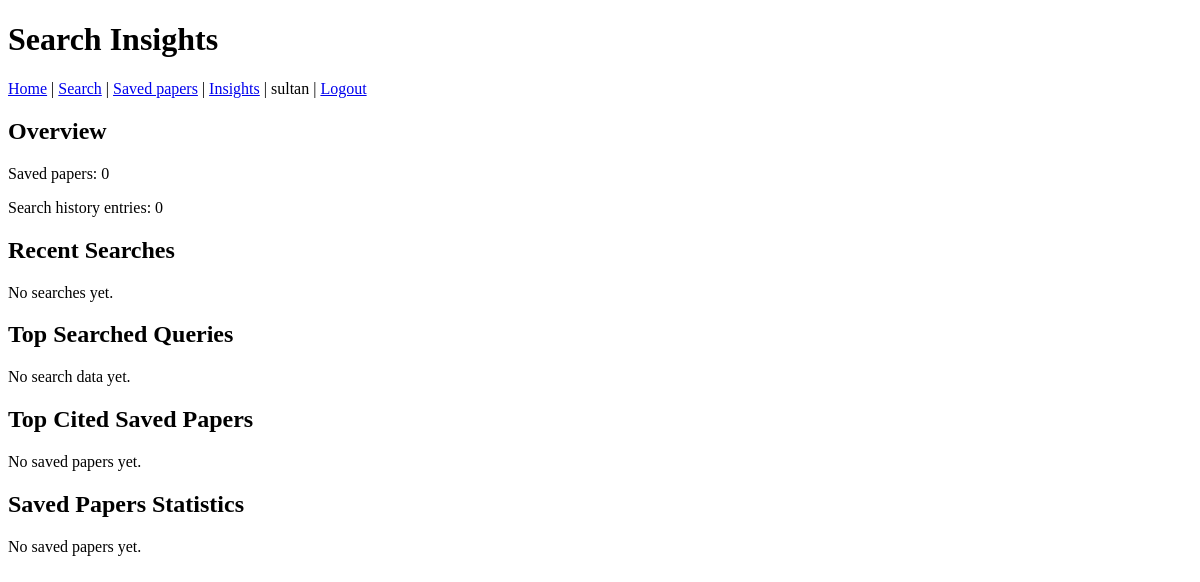
The page /insights/ (signed in) on the database as committed earlier.
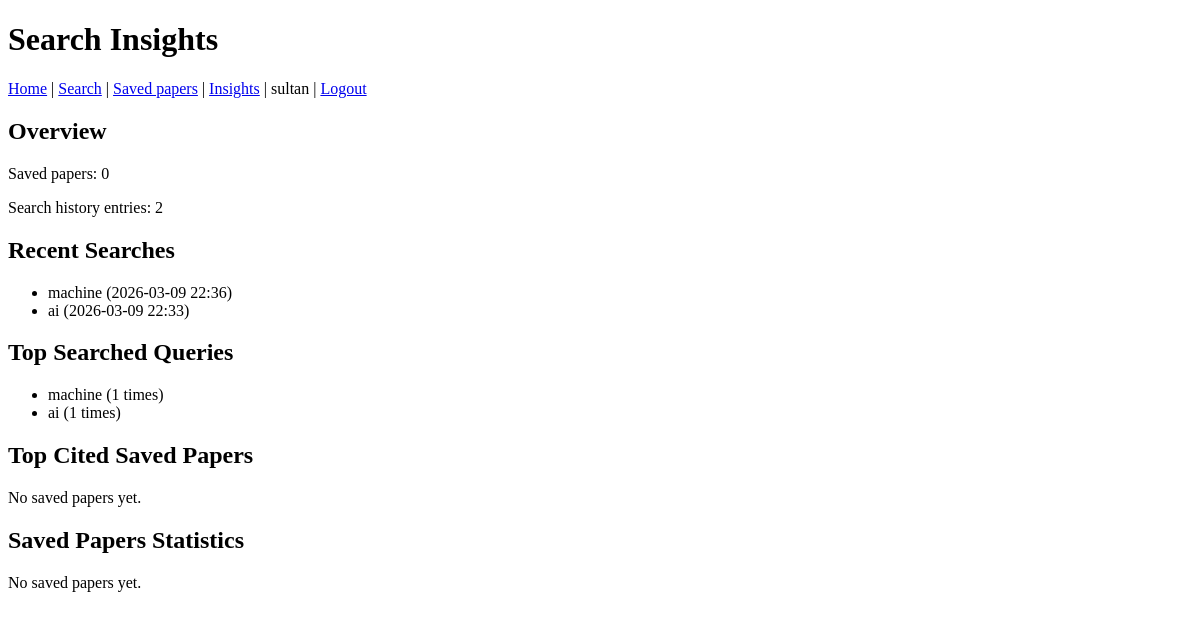
The same page on the database as committed later.
### papers/models.py (models this page shows, shortened)
class SearchHistory(models.Model):
    user = models.ForeignKey(
        settings.AUTH_USER_MODEL,
        on_delete=models.CASCADE,
        null=True,
        blank=True,
    )
    query = models.CharField(max_length=255)
    searched_at = models.DateTimeField(auto_now_add=True)

### papers/views.py (the view)
# urls.py: path("insights/", views.insights_view, name="insights"),
@login_required
def insights_view(request):
    user_saved = SavedPaper.objects.filter(user=request.user)
    user_searches = SearchHistory.objects.filter(user=request.user)
    saved_count = user_saved.count()
    search_count = user_searches.count()
    recent_searches = user_searches.order_by("-searched_at")[:5]
    top_queries = (
        user_searches.values("query")
        .annotate(count=Count("id"))
        .order_by("-count")[:5]
    )
    top_cited = user_saved.order_by("-cited_by_count")[:5]
    stats = user_saved.aggregate(
        avg_citations=Avg("cited_by_count"),
        newest_year=Max("publication_year"),
        oldest_year=Min("publication_year"),
    )
    return render(
        request,
        "papers/insights.html",
        {
            "saved_count": saved_count,
            "search_count": search_count,
            "recent_searches": recent_searches,
            "top_queries": top_queries,
            "top_cited": top_cited,
            "avg_citations": stats["avg_citations"],
            "newest_year": stats["newest_year"],
            "oldest_year": stats["oldest_year"],
        },
    )

### papers/templates/papers/insights.html (shortened to what this page needs)
<!DOCTYPE html>
<html lang="en">
<head>
</head>
<body>
    <h1>Search Insights</h1>
    {% include "papers/base_nav.html" %}
    <h2>Overview</h2>
    <p>Saved papers: {{ saved_count }}</p>
    <p>Search history entries: {{ search_count }}</p>
    <h2>Recent Searches</h2>
    {% if recent_searches %}
        <ul>
            {% for s in recent_searches %}
            <li>{{ s.query }} ({{ s.searched_at|date:"Y-m-d H:i" }})</li>
            {% endfor %}
        </ul>
    {% else %}
        <p>No searches yet.</p>
    {% endif %}
    <h2>Top Searched Queries</h2>
    {% if top_queries %}
        <ul>
            {% for q in top_queries %}
            <li>{{ q.query }} ({{ q.count }} times)</li>
            {% endfor %}
        </ul>
    {% else %}
        <p>No search data yet.</p>
    {% endif %}
    <h2>Top Cited Saved Papers</h2>
    {% if top_cited %}
        <ul>
            {% for paper in top_cited %}
            <li>
                <strong>{{ paper.title }}</strong>
                {% if paper.publication_year %}({{ paper.publication_year }}){% endif %}
                — {{ paper.cited_by_count }} citations
            </li>
            {% endfor %}
        </ul>
    {% else %}
        <p>No saved papers yet.</p>
    {% endif %}
    <h2>Saved Papers Statistics</h2>
    {% if saved_count > 0 %}
        <p>Average citations: {{ avg_citations|floatformat:1 }}</p>
        {% if newest_year %}
            <p>Newest publication year: {{ newest_year }}</p>
        {% endif %}
        {% if oldest_year %}
            <p>Oldest publication year: {{ oldest_year }}</p>
        {% endif %}
    {% else %}
        <p>No saved papers yet.</p>
    {% endif %}
</body>
</html>

Rows that differ between the two databases and show on the page:
added SearchHistory: query "machine", searched_at "2026-03-09 22:36"
added SearchHistory: query "ai", searched_at "2026-03-09 22:33"
Other text that changed with them:
{{ search_count }}: "0" → "2"
new list line: "machine ( 1 times)"
new list line: "ai ( 1 times)"
text no longer shown: "No searches yet. No search data yet."
